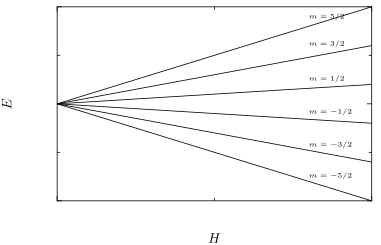

Here is the Python script that generated this plot:
#!/usr/bin/python

from __future__ import division
from pyx import *

texter = graph.axis.texter.decimal(labelattrs=[color.grey(1)])
g = graph.graphxy(width=8,
                  x=graph.axis.lin(title=r"$H$", density=0.0001, texter=texter),
                  y=graph.axis.lin(title=r"$E$", density=0.0001, texter=texter, max=2.5, min=-2.5))

l = [ -5, -3, -1, 1, 3, 5]
d = [0.1, 0.1, 0.15, 0.2, 0.3, 0.2]
for i in range(6):
  f = "y(x)=%f*x" % ((i-2.5)*0.1)
  g.plot(graph.data.function(f, min=0, max=10), [graph.style.line()])

  xpos,  ypos = g.pos(8, d[i]+0.4+(i-3)*0.8)
  latex = "$m=%d/2$" % l[i]
  g.text(xpos,ypos, latex, [text.size.tiny])

g.writePDFfile("zeeman")
